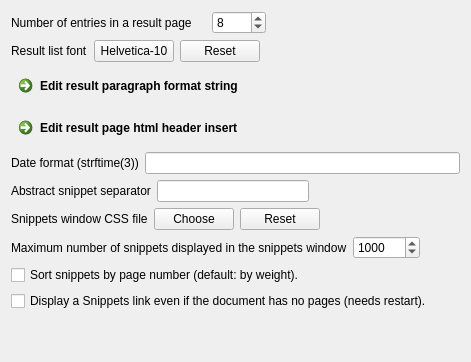
     <widget class="QWidget" name="tab_reslist">
      <attribute name="title">
       <string>Result List</string>
      </attribute>
      <layout class="QVBoxLayout">
       <item>
        <layout class="QVBoxLayout">
         <item>
          <layout class="QHBoxLayout" stretch="0,0,1">
           <item>
            <widget class="QLabel" name="textLabel1">
             <property name="sizePolicy">
              <sizepolicy hsizetype="Preferred" vsizetype="Preferred">
               <horstretch>1</horstretch>
               <verstretch>0</verstretch>
              </sizepolicy>
             </property>
             <property name="text">
              <string>Number of entries in a result page</string>
             </property>
             <property name="wordWrap">
              <bool>false</bool>
             </property>
            </widget>
           </item>
           <item>
            <widget class="QSpinBox" name="pageLenSB">
             <property name="minimum">
              <number>1</number>
             </property>
             <property name="maximum">
              <number>9999</number>
             </property>
             <property name="value">
              <number>8</number>
             </property>
            </widget>
           </item>
           <item>
            <spacer name="horizontalSpacer_2">
             <property name="orientation">
              <enum>Qt::Horizontal</enum>
             </property>
             <property name="sizeHint" stdset="0">
              <size>
               <width>40</width>
               <height>20</height>
              </size>
             </property>
            </spacer>
           </item>
          </layout>
         </item>
         <item>
          <layout class="QHBoxLayout">
           <item>
            <widget class="QLabel" name="textLabel4">
             <property name="text">
              <string>Result list font</string>
             </property>
             <property name="wordWrap">
              <bool>false</bool>
             </property>
            </widget>
           </item>
           <item>
            <widget class="QPushButton" name="reslistFontPB">
             <property name="toolTip">
              <string>Opens a dialog to select the result list font</string>
             </property>
             <property name="text">
              <string>Helvetica-10</string>
             </property>
            </widget>
           </item>
           <item>
            <widget class="QPushButton" name="resetFontPB">
             <property name="toolTip">
              <string>Resets the result list font to the system default</string>
             </property>
             <property name="text">
              <string>Reset</string>
             </property>
            </widget>
           </item>
           <item>
            <spacer name="horizontalSpacer_13">
             <property name="orientation">
              <enum>Qt::Horizontal</enum>
             </property>
             <property name="sizeHint" stdset="0">
              <size>
               <width>40</width>
               <height>20</height>
              </size>
             </property>
            </spacer>
           </item>
          </layout>
         </item>
         <item>
          <layout class="QHBoxLayout">
           <item>
            <widget class="QCommandLinkButton" name="CLEditPara">
             <property name="text">
              <string>Edit result paragraph format string</string>
             </property>
            </widget>
           </item>
          </layout>
         </item>
         <item>
          <widget class="QCommandLinkButton" name="CLEditHeader">
           <property name="text">
            <string>Edit result page html header insert</string>
           </property>
          </widget>
         </item>
         <item>
          <layout class="QHBoxLayout">
           <item>
            <widget class="QLabel" name="textLabelDateFormat">
             <property name="text">
              <string>Date format (strftime(3))</string>
             </property>
             <property name="wordWrap">
              <bool>false</bool>
             </property>
            </widget>
           </item>
           <item>
            <widget class="QLineEdit" name="dateformatLE">
             <property name="minimumSize">
              <size>
               <width>30</width>
               <height>0</height>
              </size>
             </property>
            </widget>
           </item>
          </layout>
         </item>
         <item>
          <layout class="QHBoxLayout">
           <item>
            <widget class="QLabel" name="textLabelAbss">
             <property name="text">
              <string>Abstract snippet separator</string>
             </property>
             <property name="wordWrap">
              <bool>false</bool>
             </property>
            </widget>
           </item>
           <item>
            <widget class="QLineEdit" name="abssepLE">
             <property name="minimumSize">
              <size>
               <width>30</width>
               <height>0</height>
              </size>
             </property>
            </widget>
           </item>
           <item>
            <spacer name="horizontalSpacer_14">
             <property name="orientation">
              <enum>Qt::Horizontal</enum>
             </property>
             <property name="sizeHint" stdset="0">
              <size>
               <width>40</width>
               <height>20</height>
              </size>
             </property>
            </spacer>
           </item>
          </layout>
         </item>
         <item>
          <layout class="QHBoxLayout">
           <item>
            <widget class="QLabel" name="tLSTL1">
             <property name="toolTip">
              <string>User style to apply to the snippets window.&lt;br&gt; Note: the result page header insert is also included in the snippets window header.</string>
             </property>
             <property name="text">
              <string>Snippets window CSS file</string>
             </property>
             <property name="wordWrap">
              <bool>false</bool>
             </property>
            </widget>
           </item>
           <item>
            <widget class="QPushButton" name="snipCssPB">
             <property name="toolTip">
              <string>Opens a dialog to select the Snippets window CSS style sheet file</string>
             </property>
             <property name="text">
              <string>Choose</string>
             </property>
            </widget>
           </item>
           <item>
            <widget class="QPushButton" name="resetSnipCssPB">
             <property name="toolTip">
              <string>Resets the Snippets window style</string>
             </property>
             <property name="text">
              <string>Reset</string>
             </property>
            </widget>
           </item>
           <item>
            <spacer name="horizontalSpacer_15">
             <property name="orientation">
              <enum>Qt::Horizontal</enum>
             </property>
             <property name="sizeHint" stdset="0">
              <size>
               <width>40</width>
               <height>20</height>
              </size>
             </property>
            </spacer>
           </item>
          </layout>
         </item>
         <item>
          <layout class="QHBoxLayout" stretch="0,0,1">
           <item>
            <widget class="QLabel" name="snipwMaxLenLBL">
             <property name="sizePolicy">
              <sizepolicy hsizetype="Preferred" vsizetype="Preferred">
               <horstretch>1</horstretch>
               <verstretch>0</verstretch>
              </sizepolicy>
             </property>
             <property name="text">
              <string>Maximum number of snippets displayed in the snippets window</string>
             </property>
             <property name="wordWrap">
              <bool>false</bool>
             </property>
            </widget>
           </item>
           <item>
            <widget class="QSpinBox" name="snipwMaxLenSB">
             <property name="minimum">
              <number>1</number>
             </property>
             <property name="maximum">
              <number>10000000</number>
             </property>
             <property name="singleStep">
              <number>10</number>
             </property>
             <property name="value">
              <number>1000</number>
             </property>
            </widget>
           </item>
           <item>
            <spacer name="horizontalSpacer_3">
             <property name="orientation">
              <enum>Qt::Horizontal</enum>
             </property>
             <property name="sizeHint" stdset="0">
              <size>
               <width>40</width>
               <height>20</height>
              </size>
             </property>
            </spacer>
           </item>
          </layout>
         </item>
         <item>
          <widget class="QCheckBox" name="snipwByPageCB">
           <property name="text">
            <string>Sort snippets by page number (default: by weight).</string>
           </property>
           <property name="checked">
            <bool>false</bool>
           </property>
          </widget>
         </item>
         <item>
          <widget class="QCheckBox" name="alwaysSnippetsCB">
           <property name="text">
            <string>Display a Snippets link even if the document has no pages (needs restart).</string>
           </property>
           <property name="checked">
            <bool>false</bool>
           </property>
          </widget>
         </item>
        </layout>
       </item>
       <item>
        <spacer name="verticalSpacer">
         <property name="orientation">
          <enum>Qt::Vertical</enum>
         </property>
         <property name="sizeHint" stdset="0">
          <size>
           <width>20</width>
           <height>40</height>
          </size>
         </property>
        </spacer>
       </item>
      </layout>
     </widget>
